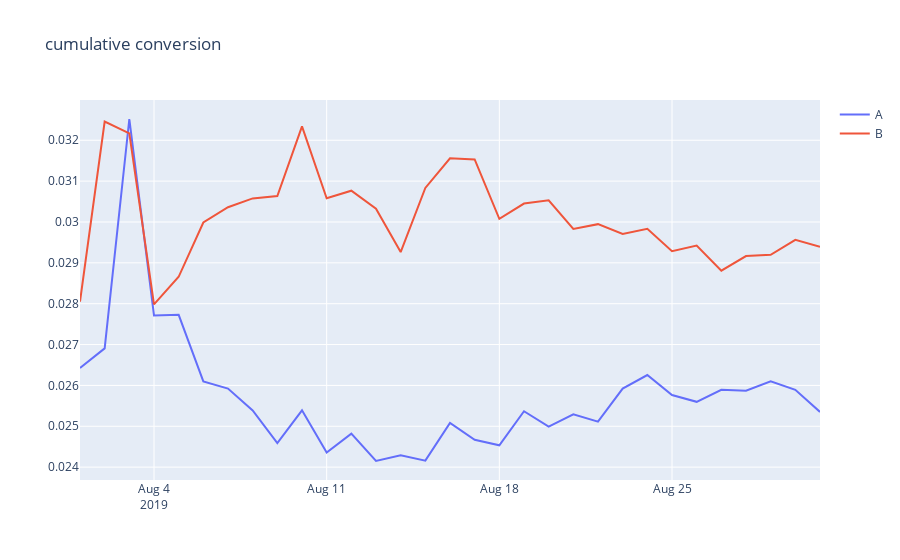

Notebook code cell kept with this figure:
### Code cell
# plotting the graphs
fig_conversion = go.Figure()

fig_conversion.add_trace(go.Scatter(
    x=cumulativeRevenueA['date'], y=cumulativeDataA['conversion'],
                    mode='lines',
                    name='A'))
# Plotting the group B revenue graph 
fig_conversion.add_trace(go.Scatter(
    x=cumulativeRevenueB['date'], y=cumulativeDataB['conversion'],
                    mode='lines',
                    name='B'))
fig_conversion.update_layout(title="cumulative conversion")
fig_conversion.show()
